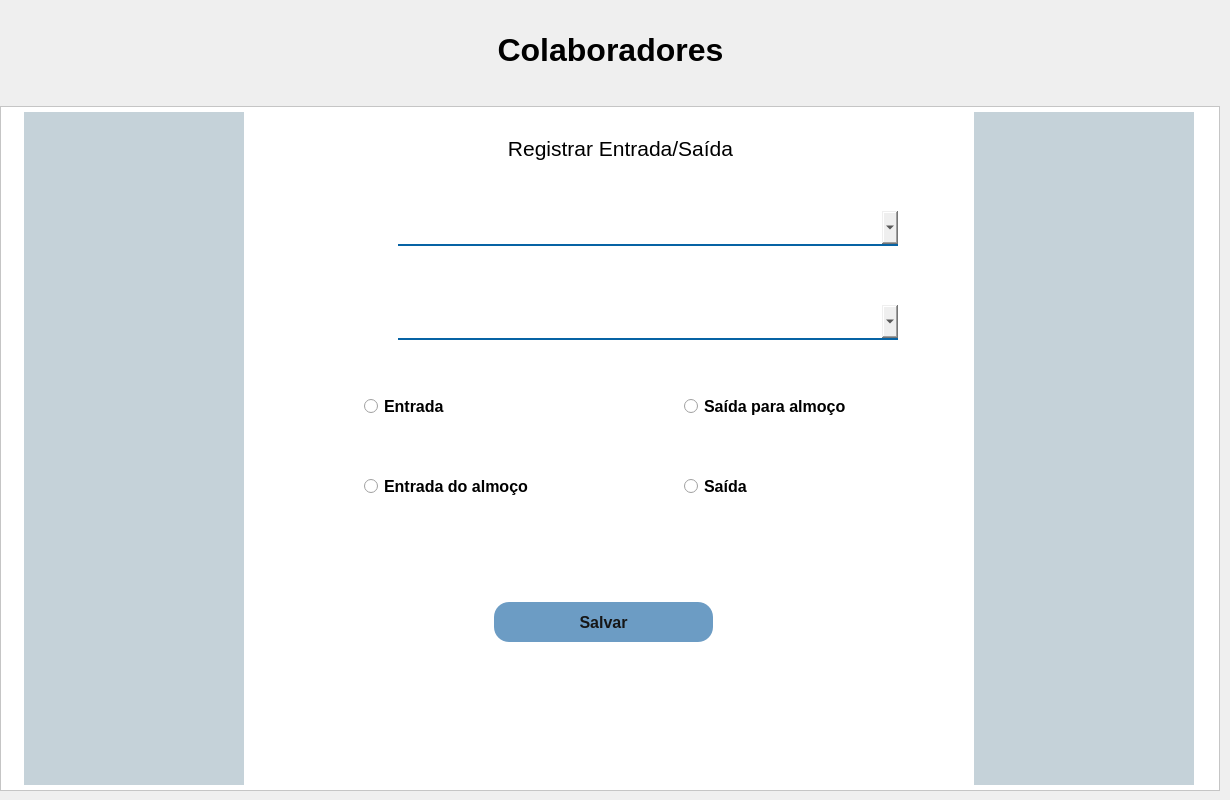
      <widget class="QWidget" name="pg_colaboradores">
       <property name="font">
        <font>
         <family>Arial</family>
         <pointsize>12</pointsize>
        </font>
       </property>
       <widget class="QWidget" name="layoutWidget">
        <property name="geometry">
         <rect>
          <x>0</x>
          <y>0</y>
          <width>1221</width>
          <height>791</height>
         </rect>
        </property>
        <layout class="QVBoxLayout" name="verticalLayout_11">
         <item>
          <widget class="QLabel" name="label_32">
           <property name="maximumSize">
            <size>
             <width>16777215</width>
             <height>100</height>
            </size>
           </property>
           <property name="font">
            <font>
             <pointsize>24</pointsize>
             <weight>75</weight>
             <bold>true</bold>
            </font>
           </property>
           <property name="text">
            <string>Colaboradores</string>
           </property>
           <property name="alignment">
            <set>Qt::AlignCenter</set>
           </property>
          </widget>
         </item>
         <item>
          <widget class="QFrame" name="frame_4">
           <property name="maximumSize">
            <size>
             <width>1220</width>
             <height>16777215</height>
            </size>
           </property>
           <property name="styleSheet">
            <string notr="true">background-color: rgb(255, 255, 255);</string>
           </property>
           <property name="frameShape">
            <enum>QFrame::StyledPanel</enum>
           </property>
           <property name="frameShadow">
            <enum>QFrame::Raised</enum>
           </property>
           <layout class="QHBoxLayout" name="horizontalLayout_19">
            <property name="spacing">
             <number>2</number>
            </property>
            <property name="leftMargin">
             <number>5</number>
            </property>
            <property name="topMargin">
             <number>5</number>
            </property>
            <property name="rightMargin">
             <number>5</number>
            </property>
            <property name="bottomMargin">
             <number>5</number>
            </property>
            <item>
             <widget class="QWidget" name="widget_terceiros_2" native="true">
              <property name="minimumSize">
               <size>
                <width>220</width>
                <height>0</height>
               </size>
              </property>
              <property name="maximumSize">
               <size>
                <width>220</width>
                <height>16777215</height>
               </size>
              </property>
              <property name="styleSheet">
               <string notr="true">background-color: rgb(197, 210, 217);</string>
              </property>
              <widget class="QWidget" name="widget_terceiros_3" native="true">
               <property name="geometry">
                <rect>
                 <x>130</x>
                 <y>370</y>
                 <width>231</width>
                 <height>691</height>
                </rect>
               </property>
               <property name="styleSheet">
                <string notr="true">background-color: rgb(197, 210, 217);</string>
               </property>
              </widget>
             </widget>
            </item>
            <item>
             <widget class="QWidget" name="widget_terceiros_5" native="true">
              <property name="minimumSize">
               <size>
                <width>300</width>
                <height>0</height>
               </size>
              </property>
              <property name="maximumSize">
               <size>
                <width>690</width>
                <height>16777215</height>
               </size>
              </property>
              <property name="styleSheet">
               <string notr="true">background-color: None;</string>
              </property>
              <widget class="QLabel" name="label_59">
               <property name="geometry">
                <rect>
                 <x>1</x>
                 <y>11</y>
                 <width>711</width>
                 <height>50</height>
                </rect>
               </property>
               <property name="maximumSize">
                <size>
                 <width>16777215</width>
                 <height>50</height>
                </size>
               </property>
               <property name="font">
                <font>
                 <family>Arial</family>
                 <pointsize>16</pointsize>
                </font>
               </property>
               <property name="text">
                <string>Registrar Entrada/Saída</string>
               </property>
               <property name="alignment">
                <set>Qt::AlignCenter</set>
               </property>
              </widget>
              <widget class="QGroupBox" name="groupBox">
               <property name="geometry">
                <rect>
                 <x>0</x>
                 <y>250</y>
                 <width>691</width>
                 <height>181</height>
                </rect>
               </property>
               <property name="styleSheet">
                <string notr="true">border:None;</string>
               </property>
               <property name="title">
                <string/>
               </property>
               <property name="checkable">
                <bool>false</bool>
               </property>
               <property name="checked">
                <bool>false</bool>
               </property>
               <widget class="QRadioButton" name="ob_colaboradores_entrada">
                <property name="enabled">
                 <bool>true</bool>
                </property>
                <property name="geometry">
                 <rect>
                  <x>100</x>
                  <y>30</y>
                  <width>101</width>
                  <height>28</height>
                 </rect>
                </property>
                <property name="font">
                 <font>
                  <family>Arial</family>
                  <pointsize>12</pointsize>
                  <weight>75</weight>
                  <bold>true</bold>
                 </font>
                </property>
                <property name="layoutDirection">
                 <enum>Qt::LeftToRight</enum>
                </property>
                <property name="text">
                 <string>Entrada</string>
                </property>
               </widget>
               <widget class="QRadioButton" name="ob_colaboradores_entradaA">
                <property name="enabled">
                 <bool>true</bool>
                </property>
                <property name="geometry">
                 <rect>
                  <x>100</x>
                  <y>110</y>
                  <width>205</width>
                  <height>28</height>
                 </rect>
                </property>
                <property name="font">
                 <font>
                  <family>Arial</family>
                  <pointsize>12</pointsize>
                  <weight>75</weight>
                  <bold>true</bold>
                 </font>
                </property>
                <property name="layoutDirection">
                 <enum>Qt::LeftToRight</enum>
                </property>
                <property name="text">
                 <string>Entrada do almoço</string>
                </property>
                <property name="checkable">
                 <bool>true</bool>
                </property>
               </widget>
               <widget class="QRadioButton" name="ob_colaboradores_saidaA">
                <property name="enabled">
                 <bool>true</bool>
                </property>
                <property name="geometry">
                 <rect>
                  <x>420</x>
                  <y>30</y>
                  <width>202</width>
                  <height>28</height>
                 </rect>
                </property>
                <property name="font">
                 <font>
                  <family>Arial</family>
                  <pointsize>12</pointsize>
                  <weight>75</weight>
                  <bold>true</bold>
                 </font>
                </property>
                <property name="text">
                 <string>Saída para almoço</string>
                </property>
               </widget>
               <widget class="QRadioButton" name="ob_colaboradores_saida">
                <property name="enabled">
                 <bool>true</bool>
                </property>
                <property name="geometry">
                 <rect>
                  <x>420</x>
                  <y>110</y>
                  <width>109</width>
                  <height>28</height>
                 </rect>
                </property>
                <property name="font">
                 <font>
                  <family>Arial</family>
                  <pointsize>12</pointsize>
                  <weight>75</weight>
                  <bold>true</bold>
                 </font>
                </property>
                <property name="text">
                 <string>Saída</string>
                </property>
                <property name="checkable">
                 <bool>true</bool>
                </property>
                <property name="checked">
                 <bool>false</bool>
                </property>
               </widget>
              </widget>
              <widget class="QPushButton" name="btn_colaboradores_salvar">
               <property name="geometry">
                <rect>
                 <x>230</x>
                 <y>490</y>
                 <width>219</width>
                 <height>40</height>
                </rect>
               </property>
               <property name="maximumSize">
                <size>
                 <width>16777215</width>
                 <height>40</height>
                </size>
               </property>
               <property name="font">
                <font>
                 <family>Arial</family>
                 <pointsize>12</pointsize>
                 <weight>75</weight>
                 <bold>true</bold>
                </font>
               </property>
               <property name="styleSheet">
                <string notr="true">QPushButton{
	color: #161616;
	background-color: rgb(108, 156, 196);
	border-radius: 15px;
}
QPushButton:hover{
	color: #fff;
	background-color: rgb(116, 164, 191);
}</string>
               </property>
               <property name="text">
                <string>Salvar</string>
               </property>
              </widget>
              <widget class="QWidget" name="layoutWidget_2">
               <property name="geometry">
                <rect>
                 <x>0</x>
                 <y>86</y>
                 <width>681</width>
                 <height>61</height>
                </rect>
               </property>
               <layout class="QHBoxLayout" name="horizontalLayout_49">
                <property name="spacing">
                 <number>10</number>
                </property>
                <property name="leftMargin">
                 <number>15</number>
                </property>
                <property name="rightMargin">
                 <number>15</number>
                </property>
                <item>
                 <widget class="QLabel" name="label_64">
                  <property name="minimumSize">
                   <size>
                    <width>45</width>
                    <height>45</height>
                   </size>
                  </property>
                  <property name="maximumSize">
                   <size>
                    <width>45</width>
                    <height>45</height>
                   </size>
                  </property>
                  <property name="text">
                   <string/>
                  </property>
                  <property name="pixmap">
                   <pixmap resource="resources.qrc">:/icons/icons/nome.png</pixmap>
                  </property>
                  <property name="scaledContents">
                   <bool>true</bool>
                  </property>
                 </widget>
                </item>
                <item>
                 <widget class="QComboBox" name="cmb_colaboradores_departamento">
                  <property name="sizePolicy">
                   <sizepolicy hsizetype="Expanding" vsizetype="Fixed">
                    <horstretch>157</horstretch>
                    <verstretch>27</verstretch>
                   </sizepolicy>
                  </property>
                  <property name="minimumSize">
                   <size>
                    <width>500</width>
                    <height>35</height>
                   </size>
                  </property>
                  <property name="maximumSize">
                   <size>
                    <width>270</width>
                    <height>16777215</height>
                   </size>
                  </property>
                  <property name="font">
                   <font>
                    <family>Arial</family>
                    <pointsize>12</pointsize>
                   </font>
                  </property>
                  <property name="styleSheet">
                   <string notr="true">border-left:None;
border-right:None;
border-top:None;
border-bottom: 2px solid #0763a4;</string>
                  </property>
                 </widget>
                </item>
               </layout>
              </widget>
              <widget class="QWidget" name="layoutWidget_7">
               <property name="geometry">
                <rect>
                 <x>0</x>
                 <y>180</y>
                 <width>681</width>
                 <height>61</height>
                </rect>
               </property>
               <layout class="QHBoxLayout" name="horizontalLayout_51">
                <property name="spacing">
                 <number>10</number>
                </property>
                <property name="leftMargin">
                 <number>15</number>
                </property>
                <property name="rightMargin">
                 <number>15</number>
                </property>
                <item>
                 <widget class="QLabel" name="label_66">
                  <property name="minimumSize">
                   <size>
                    <width>45</width>
                    <height>45</height>
                   </size>
                  </property>
                  <property name="maximumSize">
                   <size>
                    <width>45</width>
                    <height>45</height>
                   </size>
                  </property>
                  <property name="text">
                   <string/>
                  </property>
                  <property name="pixmap">
                   <pixmap resource="resources.qrc">:/icons/icons/departamento.png</pixmap>
                  </property>
                  <property name="scaledContents">
                   <bool>true</bool>
                  </property>
                 </widget>
                </item>
                <item>
                 <widget class="QComboBox" name="cmb_colaboradores_funcionario">
                  <property name="sizePolicy">
                   <sizepolicy hsizetype="Expanding" vsizetype="Fixed">
                    <horstretch>157</horstretch>
                    <verstretch>27</verstretch>
                   </sizepolicy>
                  </property>
                  <property name="minimumSize">
                   <size>
                    <width>500</width>
                    <height>35</height>
                   </size>
                  </property>
                  <property name="maximumSize">
                   <size>
                    <width>270</width>
                    <height>16777215</height>
                   </size>
                  </property>
                  <property name="font">
                   <font>
                    <family>Arial</family>
                    <pointsize>12</pointsize>
                   </font>
                  </property>
                  <property name="styleSheet">
                   <string notr="true">border-left:None;
border-right:None;
border-top:None;
border-bottom: 2px solid #0763a4;</string>
                  </property>
                 </widget>
                </item>
               </layout>
              </widget>
             </widget>
            </item>
            <item>
             <widget class="QWidget" name="widget_terceiros_4" native="true">
              <property name="minimumSize">
               <size>
                <width>220</width>
                <height>0</height>
               </size>
              </property>
              <property name="maximumSize">
               <size>
                <width>220</width>
                <height>16777215</height>
               </size>
              </property>
              <property name="styleSheet">
               <string notr="true">background-color: rgb(197, 210, 217);</string>
              </property>
             </widget>
            </item>
           </layout>
          </widget>
         </item>
        </layout>
       </widget>
      </widget>
